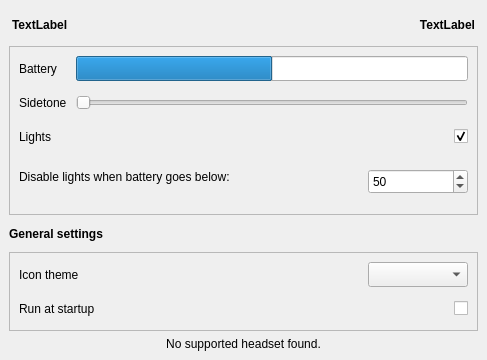
<?xml version="1.0" encoding="UTF-8"?>
<ui version="4.0">
 <class>HeadsetControlQt</class>
 <widget class="QMainWindow" name="HeadsetControlQt">
  <property name="geometry">
   <rect>
    <x>0</x>
    <y>0</y>
    <width>487</width>
    <height>344</height>
   </rect>
  </property>
  <property name="sizePolicy">
   <sizepolicy hsizetype="Minimum" vsizetype="Minimum">
    <horstretch>0</horstretch>
    <verstretch>0</verstretch>
   </sizepolicy>
  </property>
  <property name="windowTitle">
   <string>MainWindow</string>
  </property>
  <widget class="QWidget" name="centralwidget">
   <layout class="QGridLayout" name="gridLayout_2">
    <property name="leftMargin">
     <number>9</number>
    </property>
    <property name="topMargin">
     <number>9</number>
    </property>
    <property name="rightMargin">
     <number>9</number>
    </property>
    <property name="bottomMargin">
     <number>9</number>
    </property>
    <item row="2" column="0">
     <widget class="QLabel" name="settingsLabel">
      <property name="minimumSize">
       <size>
        <width>0</width>
        <height>25</height>
       </size>
      </property>
      <property name="font">
       <font>
        <bold>true</bold>
       </font>
      </property>
      <property name="text">
       <string>General settings</string>
      </property>
     </widget>
    </item>
    <item row="1" column="0" colspan="2">
     <widget class="QFrame" name="frame">
      <property name="frameShape">
       <enum>QFrame::Shape::StyledPanel</enum>
      </property>
      <property name="frameShadow">
       <enum>QFrame::Shadow::Plain</enum>
      </property>
      <layout class="QGridLayout" name="gridLayout_5">
       <property name="leftMargin">
        <number>9</number>
       </property>
       <property name="topMargin">
        <number>9</number>
       </property>
       <property name="rightMargin">
        <number>9</number>
       </property>
       <property name="bottomMargin">
        <number>9</number>
       </property>
       <property name="spacing">
        <number>9</number>
       </property>
       <item row="2" column="2" rowspan="4">
        <widget class="QSpinBox" name="lightBatterySpinbox">
         <property name="minimumSize">
          <size>
           <width>100</width>
           <height>25</height>
          </size>
         </property>
         <property name="frame">
          <bool>true</bool>
         </property>
         <property name="maximum">
          <number>100</number>
         </property>
         <property name="value">
          <number>50</number>
         </property>
        </widget>
       </item>
       <item row="2" column="0" rowspan="3">
        <widget class="QLabel" name="lightBatteryLabel">
         <property name="minimumSize">
          <size>
           <width>0</width>
           <height>25</height>
          </size>
         </property>
         <property name="text">
          <string>Disable lights when battery goes below:</string>
         </property>
        </widget>
       </item>
       <item row="1" column="2">
        <widget class="QCheckBox" name="ledBox">
         <property name="minimumSize">
          <size>
           <width>0</width>
           <height>25</height>
          </size>
         </property>
         <property name="layoutDirection">
          <enum>Qt::LayoutDirection::RightToLeft</enum>
         </property>
         <property name="text">
          <string/>
         </property>
         <property name="checked">
          <bool>true</bool>
         </property>
         <property name="tristate">
          <bool>false</bool>
         </property>
        </widget>
       </item>
       <item row="1" column="0">
        <widget class="QLabel" name="ledLabel">
         <property name="minimumSize">
          <size>
           <width>0</width>
           <height>25</height>
          </size>
         </property>
         <property name="text">
          <string>Lights</string>
         </property>
        </widget>
       </item>
       <item row="0" column="0" colspan="3">
        <layout class="QGridLayout" name="gridLayout_7">
         <property name="spacing">
          <number>9</number>
         </property>
         <item row="0" column="0">
          <widget class="QLabel" name="batteryLabel">
           <property name="minimumSize">
            <size>
             <width>0</width>
             <height>25</height>
            </size>
           </property>
           <property name="text">
            <string>Battery</string>
           </property>
          </widget>
         </item>
         <item row="0" column="1">
          <widget class="QProgressBar" name="batteryBar">
           <property name="minimumSize">
            <size>
             <width>0</width>
             <height>25</height>
            </size>
           </property>
           <property name="value">
            <number>50</number>
           </property>
           <property name="textVisible">
            <bool>false</bool>
           </property>
          </widget>
         </item>
         <item row="1" column="0">
          <widget class="QLabel" name="sidetoneLabel">
           <property name="minimumSize">
            <size>
             <width>0</width>
             <height>25</height>
            </size>
           </property>
           <property name="text">
            <string>Sidetone</string>
           </property>
          </widget>
         </item>
         <item row="1" column="1">
          <widget class="QSlider" name="sidetoneSlider">
           <property name="minimumSize">
            <size>
             <width>0</width>
             <height>25</height>
            </size>
           </property>
           <property name="maximum">
            <number>128</number>
           </property>
           <property name="orientation">
            <enum>Qt::Orientation::Horizontal</enum>
           </property>
          </widget>
         </item>
        </layout>
       </item>
       <item row="2" column="1">
        <spacer name="horizontalSpacer">
         <property name="orientation">
          <enum>Qt::Orientation::Horizontal</enum>
         </property>
         <property name="sizeHint" stdset="0">
          <size>
           <width>40</width>
           <height>20</height>
          </size>
         </property>
        </spacer>
       </item>
      </layout>
     </widget>
    </item>
    <item row="6" column="0" colspan="2">
     <widget class="QLabel" name="notFoundLabel">
      <property name="sizePolicy">
       <sizepolicy hsizetype="Preferred" vsizetype="Fixed">
        <horstretch>0</horstretch>
        <verstretch>0</verstretch>
       </sizepolicy>
      </property>
      <property name="text">
       <string>No supported headset found.</string>
      </property>
      <property name="alignment">
       <set>Qt::AlignmentFlag::AlignCenter</set>
      </property>
     </widget>
    </item>
    <item row="5" column="0" colspan="2">
     <widget class="QFrame" name="settingsFrame">
      <property name="frameShape">
       <enum>QFrame::Shape::StyledPanel</enum>
      </property>
      <property name="frameShadow">
       <enum>QFrame::Shadow::Raised</enum>
      </property>
      <layout class="QGridLayout" name="gridLayout">
       <property name="leftMargin">
        <number>9</number>
       </property>
       <property name="topMargin">
        <number>9</number>
       </property>
       <property name="rightMargin">
        <number>9</number>
       </property>
       <property name="bottomMargin">
        <number>9</number>
       </property>
       <property name="spacing">
        <number>9</number>
       </property>
       <item row="0" column="1">
        <spacer name="horizontalSpacer_2">
         <property name="orientation">
          <enum>Qt::Orientation::Horizontal</enum>
         </property>
         <property name="sizeHint" stdset="0">
          <size>
           <width>40</width>
           <height>20</height>
          </size>
         </property>
        </spacer>
       </item>
       <item row="0" column="2">
        <widget class="QComboBox" name="themeComboBox">
         <property name="minimumSize">
          <size>
           <width>100</width>
           <height>25</height>
          </size>
         </property>
        </widget>
       </item>
       <item row="0" column="0">
        <widget class="QLabel" name="label">
         <property name="minimumSize">
          <size>
           <width>0</width>
           <height>25</height>
          </size>
         </property>
         <property name="text">
          <string>Icon theme</string>
         </property>
        </widget>
       </item>
       <item row="1" column="0">
        <widget class="QLabel" name="startupLabel">
         <property name="minimumSize">
          <size>
           <width>0</width>
           <height>25</height>
          </size>
         </property>
         <property name="text">
          <string>Run at startup</string>
         </property>
        </widget>
       </item>
       <item row="1" column="2">
        <widget class="QCheckBox" name="startupCheckbox">
         <property name="minimumSize">
          <size>
           <width>0</width>
           <height>25</height>
          </size>
         </property>
         <property name="layoutDirection">
          <enum>Qt::LayoutDirection::RightToLeft</enum>
         </property>
         <property name="text">
          <string/>
         </property>
        </widget>
       </item>
      </layout>
     </widget>
    </item>
    <item row="0" column="0" colspan="2">
     <layout class="QGridLayout" name="gridLayout_3" columnstretch="10,0">
      <property name="leftMargin">
       <number>3</number>
      </property>
      <property name="topMargin">
       <number>3</number>
      </property>
      <property name="rightMargin">
       <number>3</number>
      </property>
      <property name="bottomMargin">
       <number>3</number>
      </property>
      <item row="0" column="1">
       <widget class="QLabel" name="statusLabel">
        <property name="sizePolicy">
         <sizepolicy hsizetype="Preferred" vsizetype="Fixed">
          <horstretch>0</horstretch>
          <verstretch>0</verstretch>
         </sizepolicy>
        </property>
        <property name="minimumSize">
         <size>
          <width>0</width>
          <height>25</height>
         </size>
        </property>
        <property name="font">
         <font>
          <bold>true</bold>
         </font>
        </property>
        <property name="layoutDirection">
         <enum>Qt::LayoutDirection::LeftToRight</enum>
        </property>
        <property name="text">
         <string>TextLabel</string>
        </property>
        <property name="alignment">
         <set>Qt::AlignmentFlag::AlignRight|Qt::AlignmentFlag::AlignTrailing|Qt::AlignmentFlag::AlignVCenter</set>
        </property>
       </widget>
      </item>
      <item row="0" column="0">
       <widget class="QLabel" name="deviceLabel">
        <property name="sizePolicy">
         <sizepolicy hsizetype="Preferred" vsizetype="Fixed">
          <horstretch>0</horstretch>
          <verstretch>0</verstretch>
         </sizepolicy>
        </property>
        <property name="minimumSize">
         <size>
          <width>0</width>
          <height>25</height>
         </size>
        </property>
        <property name="font">
         <font>
          <bold>true</bold>
         </font>
        </property>
        <property name="text">
         <string>TextLabel</string>
        </property>
        <property name="alignment">
         <set>Qt::AlignmentFlag::AlignLeading|Qt::AlignmentFlag::AlignLeft|Qt::AlignmentFlag::AlignVCenter</set>
        </property>
       </widget>
      </item>
     </layout>
    </item>
   </layout>
  </widget>
 </widget>
 <resources/>
 <connections/>
</ui>
